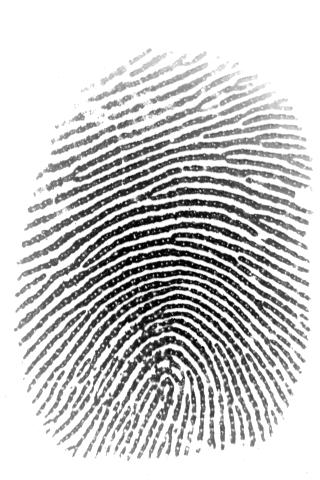
#> input picture palec.jpg, 320 x 480 px
$ python program.py
#> lines starting #> are read from the running program, lines starting #| are printed output that depends on the picture
import math
try:
    from skimage import io
except ImportError:
    exit()
try:
    import matplotlib.pyplot as plt
except ImportError:
    exit()

def image_to_list(np_array_img):
    if hasattr(np_array_img, 'tolist'):
        return np_array_img.tolist()
    if isinstance(np_array_img, list):
        return np_array_img
    raise TypeError

def rgb_to_gray_manual(rgb_image_list):
    h = len(rgb_image_list)
    if h == 0: return []
    w = len(rgb_image_list[0])
    if w == 0: return [[] for _ in range(h)]
    gray_image = [[0.0 for _ in range(w)] for _ in range(h)]
    for r in range(h):
        for c in range(w):
            pixel = rgb_image_list[r][c]
            gray_image[r][c] = 0.299 * pixel[0] + 0.587 * pixel[1] + 0.114 * pixel[2]
    return gray_image

def img_as_float_manual(image_list, current_max_val):
    if not image_list: return []
    h = len(image_list)
    if h == 0: return []
    w = len(image_list[0])
    if w == 0: return [[] for _ in range(h)]
    float_image = [[0.0 for _ in range(w)] for _ in range(h)]
    if current_max_val == 0:
        current_max_val = 1.0
    for r in range(h):
        for c in range(w):
            float_image[r][c] = image_list[r][c] / current_max_val
    return float_image

def convolve2d_manual(image, kernel):
    img_h = len(image)
    if img_h == 0: return []
    img_w = len(image[0])
    if img_w == 0: return [[] for _ in range(img_h)]
    ker_h = len(kernel)
    ker_w = len(kernel[0])
    pad_h = ker_h // 2
    pad_w = ker_w // 2
    output = [[0.0 for _ in range(img_w)] for _ in range(img_h)]
    for r_img in range(img_h):
        for c_img in range(img_w):
            sum_val = 0.0
            for r_ker in range(ker_h):
                for c_ker in range(ker_w):
                    current_r = r_img - pad_h + r_ker
                    current_c = c_img - pad_w + c_ker
                    if 0 <= current_r < img_h and 0 <= current_c < img_w:
                        sum_val += image[current_r][current_c] * kernel[r_ker][c_ker]
            output[r_img][c_img] = sum_val
    return output

def manual_sobel_filters(image):
    sobel_x_kernel = [[-1, 0, 1], [-2, 0, 2], [-1, 0, 1]]
    sobel_y_kernel = [[-1, -2, -1], [0, 0, 0], [1, 2, 1]]
    gx = convolve2d_manual(image, sobel_x_kernel)
    gy = convolve2d_manual(image, sobel_y_kernel)
    return gx, gy

def generate_gaussian_kernel(size=3, sigma=1.0):
    if size % 2 == 0:
        raise ValueError
    kernel = [[0.0 for _ in range(size)] for _ in range(size)]
    center = size // 2
    sum_val = 0.0
    for i in range(size):
        for j in range(size):
            x, y = i - center, j - center
            val = (1 / (2 * math.pi * sigma**2)) * math.exp(-(x**2 + y**2) / (2 * sigma**2))
            kernel[i][j] = val
            sum_val += val
    if sum_val == 0: sum_val = 1.0
    for i in range(size):
        for j in range(size):
            kernel[i][j] /= sum_val
    return kernel

def gaussian_blur_manual(image, sigma=1.0, kernel_size=3):
    gaussian_kernel = generate_gaussian_kernel(size=kernel_size, sigma=sigma)
    return convolve2d_manual(image, gaussian_kernel)

def compute_orientation_manual(image_list, block_size_val):
    h = len(image_list)
    if h == 0: return []
    w = len(image_list[0])
    if w == 0: return [[] for _ in range(h // block_size_val if block_size_val > 0 else 0)]
    gx_abs, gy_abs = manual_sobel_filters(image_list)
    orientation_pixels = [[math.atan2(gx_abs[r][c], gy_abs[r][c] + 1e-9) for c in range(w)] for r in range(h)]
    num_block_rows = h // block_size_val
    num_block_cols = w // block_size_val
    if num_block_rows == 0 or num_block_cols == 0: return []
    orientation_block = [[0.0 for _ in range(num_block_cols)] for _ in range(num_block_rows)]
    for i_block in range(num_block_rows):
        for j_block in range(num_block_cols):
            sum_theta = 0.0
            count_theta = 0
            start_row = i_block * block_size_val
            start_col = j_block * block_size_val
            for r_in_block in range(block_size_val):
                for c_in_block in range(block_size_val):
                    row_idx = start_row + r_in_block
                    col_idx = start_col + c_in_block
                    sum_theta += orientation_pixels[row_idx][col_idx]
                    count_theta += 1
            orientation_block[i_block][j_block] = sum_theta / count_theta if count_theta > 0 else 0.0
    return orientation_block

def show_quiver_manual(orientation_block_list, title_str, display_img_list, block_size_val):
    if not orientation_block_list:
        if display_img_list:
            plt.imshow(display_img_list, cmap='gray', vmin=0, vmax=1)
            plt.title(f"{title_str} (brak danych orientacji)")
            plt.axis('off')
        return
    block_rows = len(orientation_block_list)
    if block_rows == 0: return
    block_cols = len(orientation_block_list[0])
    if block_cols == 0: return
    X_coords, Y_coords, U_comp, V_comp = [], [], [], []
    for r_idx in range(block_rows):
        for c_idx in range(block_cols):
            X_coords.append(c_idx * block_size_val)
            Y_coords.append(r_idx * block_size_val)
            angle = orientation_block_list[r_idx][c_idx]
            U_comp.append(math.cos(angle))
            V_comp.append(math.sin(angle))
    plt.imshow(display_img_list, cmap='gray', vmin=0, vmax=1)
    V_plot = [-v for v in V_comp]
    plt.quiver(X_coords, Y_coords, U_comp, V_plot, color='red', scale=20, width=0.005, angles='uv', headwidth=3, headlength=5, pivot='tail')
    plt.title(title_str)
    plt.axis('off')

param_block_size = 16
param_gaussian_sigma = 1.0
param_gaussian_kernel_size = 3
if param_gaussian_kernel_size % 2 == 0:
    param_gaussian_kernel_size += 1

try:
    img_np = io.imread('palec.jpg')
#> img_np is the input picture: shape (480, 320); min 0, max 255, mean 202
except:
    exit()

img_ndim_np = img_np.ndim
#> img_ndim_np = 2
img_dtype_str = str(img_np.dtype).lower()
#> img_dtype_str = 'uint8'

if img_ndim_np == 3:
    temp_img_list_color = image_to_list(img_np)
    if img_np.shape[2] == 4:
        temp_img_list_rgb = [[pixel[:3] for pixel in row] for row in temp_img_list_color]
    elif img_np.shape[2] == 3:
        temp_img_list_rgb = temp_img_list_color
    else:
        exit()
    img_gray_list_intermediate = rgb_to_gray_manual(temp_img_list_rgb)
elif img_ndim_np == 2:
    img_gray_list_intermediate = image_to_list(img_np)
#> img_gray_list_intermediate = 480 items
else:
    exit()

max_val_for_scaling = 1.0
is_already_float_0_1 = False

if 'int' in img_dtype_str:
    if img_dtype_str == 'uint8': max_val_for_scaling = 255.0
    elif img_dtype_str == 'uint16': max_val_for_scaling = 65535.0
    else: max_val_for_scaling = 255.0
elif 'float' in img_dtype_str:
    is_0_1_range = True
    for r_idx in range(min(len(img_gray_list_intermediate), 5)):
        for c_idx in range(min(len(img_gray_list_intermediate[0]), 5)):
            val = img_gray_list_intermediate[r_idx][c_idx]
            if not (0.0 <= val <= 1.0):
                is_0_1_range = False
                break
        if not is_0_1_range: break
    if is_0_1_range:
        is_already_float_0_1 = True
    else:
        max_val_for_scaling = 255.0

if is_already_float_0_1:
    img_float_list = img_gray_list_intermediate
else:
    img_float_list = img_as_float_manual(img_gray_list_intermediate, current_max_val=max_val_for_scaling)
#> in img_as_float_manual, `h = len(image_list)`: h = 480
#> in img_as_float_manual, `w = len(image_list[0])`: w = 320
#> after the loop in img_as_float_manual, `for r in range(h):`: float_image = 480 items
#> img_float_list = 480 items

if not img_float_list or (len(img_float_list) > 0 and not img_float_list[0]):
    exit()

orientation_raw_manual = compute_orientation_manual(img_float_list, param_block_size)
#> in compute_orientation_manual, `h = len(image_list)`: h = 480
#> in convolve2d_manual, `img_w = len(image[0])`: img_w = 320
#> after the loop in convolve2d_manual, `for r_img in range(img_h):`: output = 480 items
#> in compute_orientation_manual, `num_block_rows = h // block_size_val`: num_block_rows = 30
#> in compute_orientation_manual, `num_block_cols = w // block_size_val`: num_block_cols = 20
#> after the loop in compute_orientation_manual, `for i_block in range(num_block_rows):`: orientation_block = 30 items
#> orientation_raw_manual = 30 items
img_blur_manual = gaussian_blur_manual(img_float_list, sigma=param_gaussian_sigma, kernel_size=param_gaussian_kernel_size)
#> img_blur_manual = 480 items
orientation_blur_manual = compute_orientation_manual(img_blur_manual, param_block_size)
#> orientation_blur_manual = 30 items

plt.figure(figsize=(14, 6))
plt.subplot(1, 2, 1)
show_quiver_manual(orientation_raw_manual, "Orientacja PRZED filtracją (manualna)", img_float_list, param_block_size)
#> in show_quiver_manual, `block_rows = len(orientation_block_list)`: block_rows = 30
#> in show_quiver_manual, `block_cols = len(orientation_block_list[0])`: block_cols = 20
#> after the loop in show_quiver_manual, `for r_idx in range(block_rows):`: U_comp = 600 values, max 1 at index 1, min 0.634 at index 290, mean 0.927; V_comp = 600 values, max 0.762 at index 293, min -0.773 at index 290, mean -0.0548; X_coords = 600 values, max 304 at index 19, min 0 at index 0, mean 152; Y_coords = 600 values from 0 to 464
#> in show_quiver_manual, `V_plot = [-v for v in V_comp]`: V_plot = 600 values, max 0.773 at index 290, min -0.762 at index 293, mean 0.0548
plt.subplot(1, 2, 2)
show_quiver_manual(orientation_blur_manual, "Orientacja PO filtracji Gauss (manualna)", img_float_list, param_block_size)
plt.tight_layout()
plt.show()
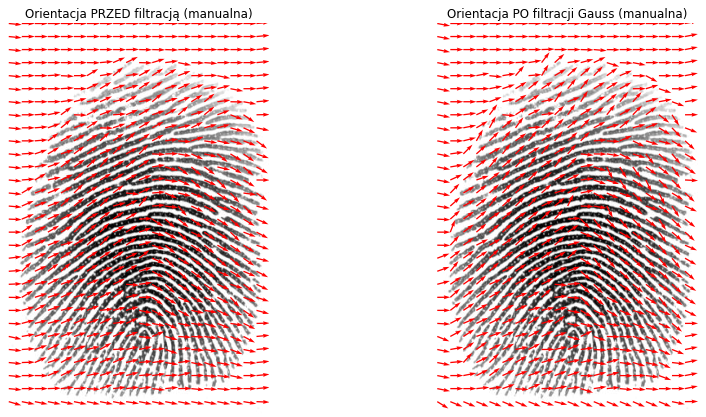
#> figure drawn by matplotlib, 2 panels
